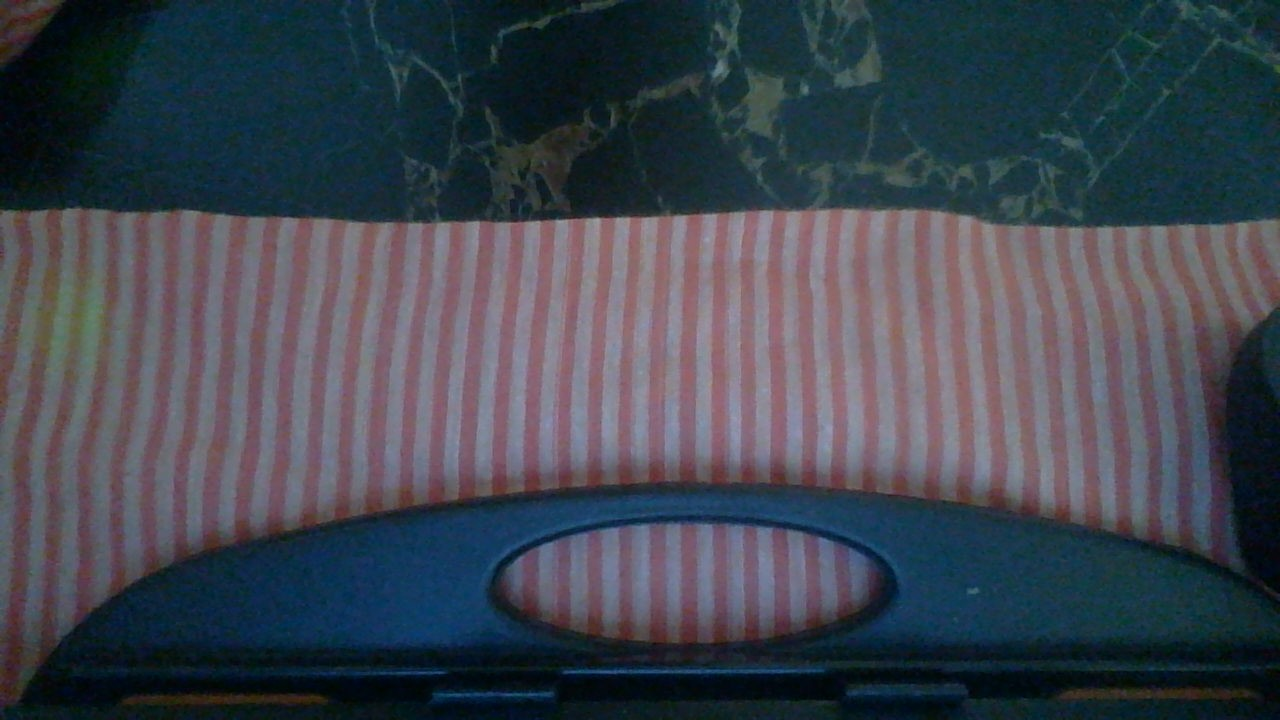
#> input picture Python_AI/AI/OpenCV/Basic_Programs/Absolute_Difference/Absdiff_2/Picture1.jpg, 1280 x 720 px, found by its file name
$ python absdiff_2.py
#> lines starting #> are read from the running program, lines starting #| are printed output that depends on the picture
## To Find the Absolute Difference of the Given Images
# Syntax: cv2.absdiff(srcImg1,srcImg2)

#Import OpenCV Library
import cv2

# Read the Image 1 & Image 2
Img1 = cv2.imread(r"C:\Users\ADMIN\Desktop\SMK\Python_AI\AI\OpenCV\Basic_Programs\Absolute_Difference\Absdiff_2\Picture1.jpg")
#> Img1 is the input picture: shape (720, 1280, 3); mean B, G, R 79.3, 69.5, 63.4
Img2 = cv2.imread(r"C:\Users\ADMIN\Desktop\SMK\Python_AI\AI\OpenCV\Basic_Programs\Absolute_Difference\Absdiff_2\Picture2.jpg")
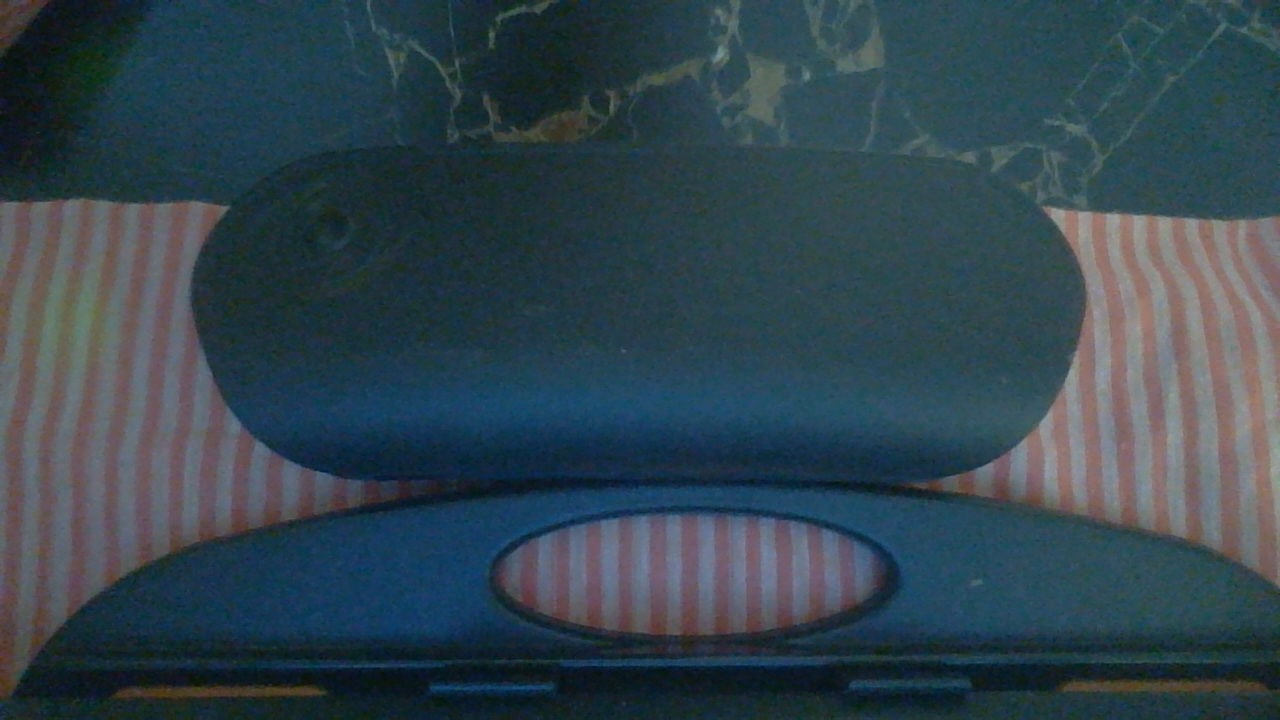
#> input picture Python_AI/AI/OpenCV/Basic_Programs/Absolute_Difference/Absdiff_2/Picture2.jpg, 1280 x 720 px, found by its file name
#> Img2 is the input picture: shape (720, 1280, 3); mean B, G, R 78.9, 68.9, 50.8

# Print the Image Size of Both Images
print("Image 1 Size: ",Img1.size)
#| Image 1 Size:  2764800
print("Image 2 Size: ",Img2.size)
#| Image 2 Size:  2764800

# Print the Image Shape of Both Images
print("Image 1 Shape: ",Img1.shape)
#| Image 1 Shape:  (720, 1280, 3)
print("Image 2 Shape: ",Img2.shape)
#| Image 2 Shape:  (720, 1280, 3)

# Find Absolute Difference
absdif = cv2.absdiff(Img1,Img2)
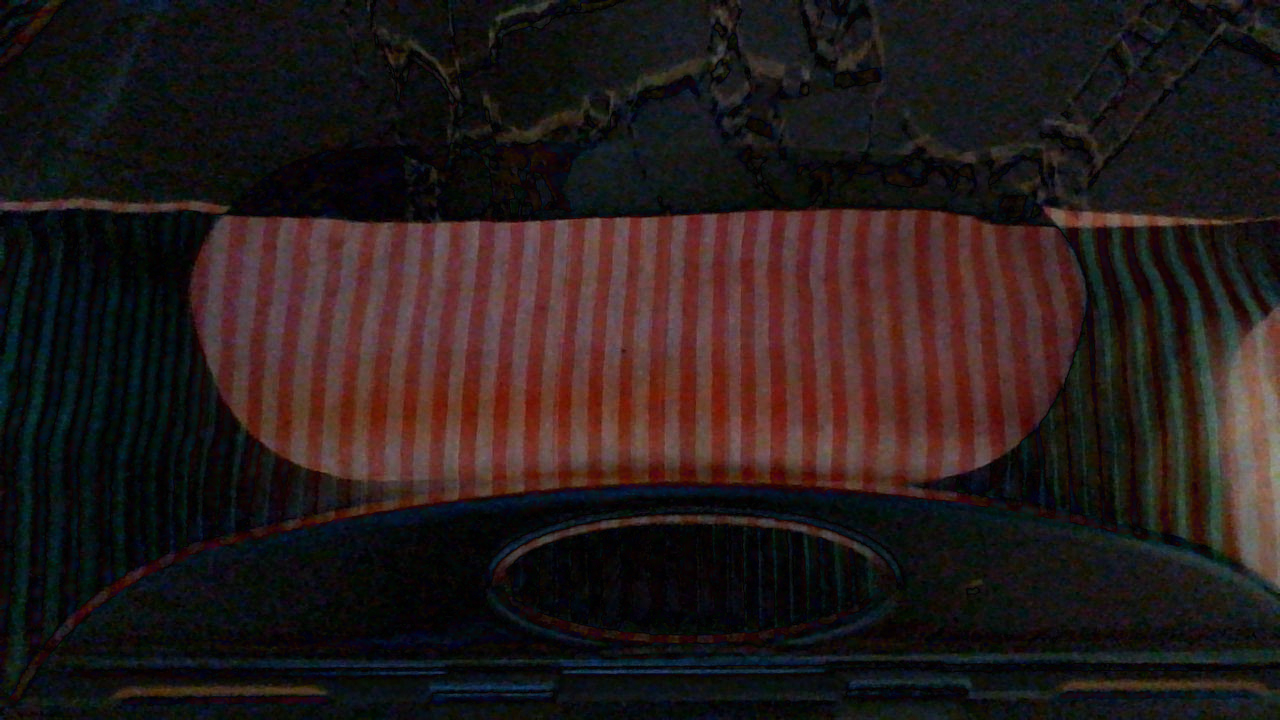
#> absdif: shape (720, 1280, 3); mean B, G, R 26.6, 27.3, 37.7

# Show / Display the AbsDiff Image
cv2.imshow("Absolute Difference Image",absdif)

# Save the Absolute Difference Image
cv2.imwrite("C:\\Users\\ADMIN\\Desktop\\SMK\\Python_AI\\AI\\OpenCV\\Basic_Programs\\Absolute_Difference\\Absdiff_2\\Absdiff_Final_2.png",absdif)

# Key to Exit from Output
cv2.waitKey(5000)

# Destroy All Windows
cv2.destroyAllWindows()
